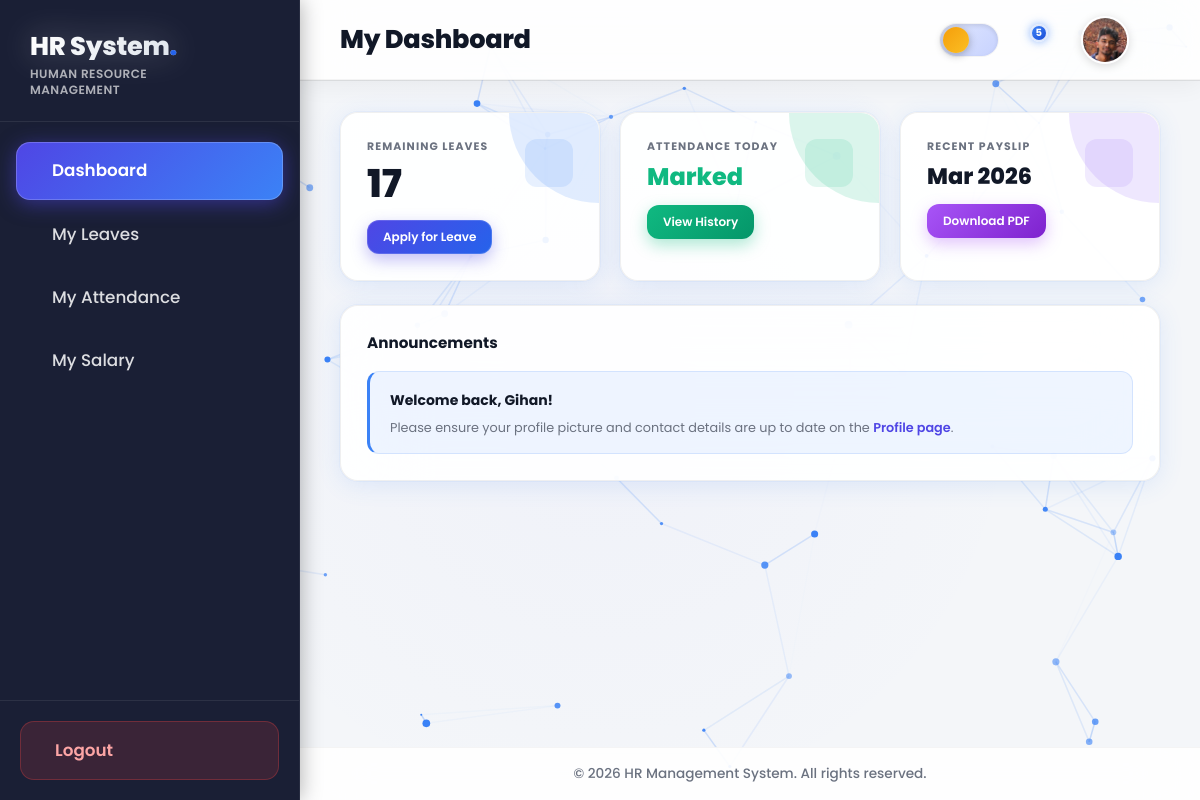
The app's page /dashboard/ (signed in) with its own data.
### accounts/models.py (models this page shows, shortened)
class User(AbstractUser):
    ROLE_CHOICES = (
        ('HR', 'HR Manager'),
        ('EMPLOYEE', 'Employee'),
    )
    role = models.CharField(max_length=20, choices=ROLE_CHOICES, default='EMPLOYEE')
    profile_picture = models.ImageField(upload_to='profile_pics/', blank=True, null=True)

### payroll/models.py (models this page shows, shortened)
class Payroll(models.Model):
    MONTH_CHOICES = (
        ('1', 'January'), ('2', 'February'), ('3', 'March'),
        ('4', 'April'), ('5', 'May'), ('6', 'June'),
        ('7', 'July'), ('8', 'August'), ('9', 'September'),
        ('10', 'October'), ('11', 'November'), ('12', 'December')
    )
    employee = models.ForeignKey(settings.AUTH_USER_MODEL, on_delete=models.CASCADE, related_name='payrolls')
    month = models.CharField(max_length=2, choices=MONTH_CHOICES)
    year = models.IntegerField()
    basic_salary = models.DecimalField(max_digits=10, decimal_places=2)
    bonus = models.DecimalField(max_digits=10, decimal_places=2, default=0.00)
    deductions = models.DecimalField(max_digits=10, decimal_places=2, default=0.00)
    created_at = models.DateTimeField(auto_now_add=True)
    class Meta:
        unique_together = ('employee', 'month', 'year')
        ordering = ['-year', '-month']

### core/views.py (the view)
# urls.py: path('dashboard/', views.dashboard, name='dashboard'),
@login_required
def dashboard(request):
    today = datetime.date.today()
    current_year = today.year
    if request.user.role == 'HR':
        total_employees = User.objects.filter(role='EMPLOYEE').count()
        present_today = Attendance.objects.filter(date=today, status='PRESENT').count()
        payrolls_this_month = Payroll.objects.filter(month=str(today.month), year=current_year)
        total_monthly_payroll = sum(p.basic_salary + p.bonus - p.deductions for p in payrolls_this_month)
        dept_data = Department.objects.annotate(emp_count=Count('employee'))
        dept_labels = [d.name for d in dept_data]
        dept_counts = [d.emp_count for d in dept_data]
        leave_trend_data = []
        for m in range(1, 13):
            count = LeaveRequest.objects.filter(
                status='APPROVED',
                start_date__year=current_year,
                start_date__month=m
            ).count()
            leave_trend_data.append(count)
        monthly_payroll_data = []
        for m in range(1, 13):
            rows = Payroll.objects.filter(month=str(m), year=current_year)
            total = sum(float(p.basic_salary + p.bonus - p.deductions) for p in rows)
            monthly_payroll_data.append(total)
        context = {
            'total_employees': total_employees,
            'present_today': present_today,
            'total_monthly_payroll': total_monthly_payroll,
            'dept_labels': dept_labels,
            'dept_counts': dept_counts,
            'leave_trend_data': leave_trend_data,
            'total_approved_leaves': sum(leave_trend_data),
            'monthly_payroll_data': monthly_payroll_data,
            'month_names': MONTH_NAMES,
            'current_year': current_year,
        }
        return render(request, 'dashboard/hr_dashboard.html', context)
    else:
        total_allowed = sum(lt.days_allowed for lt in LeaveType.objects.all())
        used_leaves = sum(
            l.duration for l in LeaveRequest.objects.filter(
                employee=request.user, status='APPROVED', applied_on__year=today.year
            )
        )
        remaining_leaves = total_allowed - used_leaves
        attendance_today = Attendance.objects.filter(employee=request.user, date=today).first()
        recent_payslip = Payroll.objects.filter(employee=request.user).order_by('-year', '-month').first()
        context = {
            'remaining_leaves': remaining_leaves,
            'attendance_today': attendance_today,
            'recent_payslip': recent_payslip,
        }
        return render(request, 'dashboard/emp_dashboard.html', context)

### leave/models.py (called while the page is built)
    @property
    def duration(self):
        if self.start_date and self.end_date:
            return (self.end_date - self.start_date).days + 1
        return 0

### templates/dashboard/emp_dashboard.html (shortened to what this page needs)
{% extends 'base.html' %}
{% block header_title %}My Dashboard{% endblock %}
{% block content %}
<div style="display:grid;grid-template-columns:repeat(auto-fit,minmax(220px,1fr));gap:20px;margin-bottom:24px;">
    <div class="stat-card stat-blue">
        <div style="display:flex;align-items:flex-start;justify-content:space-between;">
            <div>
                <p style="font-size:0.68rem;font-weight:700;color:var(--text-muted);text-transform:uppercase;letter-spacing:0.1em;margin:0 0 10px;">Remaining Leaves</p>
                <h3 style="font-size:2.4rem;font-weight:800;color:var(--text-primary);margin:0;line-height:1;">{{ remaining_leaves }}</h3>
            </div>
            <div style="width:48px;height:48px;border-radius:12px;background:rgba(59,130,246,0.12);display:flex;align-items:center;justify-content:center;color:#3b82f6;flex-shrink:0;">
            </div>
        </div>
        <div style="margin-top:16px;">
            <a href="{% url 'leave_apply' %}" class="btn-primary" style="font-size:0.75rem;padding:8px 16px;">Apply for Leave</a>
        </div>
    </div>
    <div class="stat-card stat-green">
        <div style="display:flex;align-items:flex-start;justify-content:space-between;">
            <div>
                <p style="font-size:0.68rem;font-weight:700;color:var(--text-muted);text-transform:uppercase;letter-spacing:0.1em;margin:0 0 10px;">Attendance Today</p>
                <h3 style="font-size:1.5rem;font-weight:800;margin:0;line-height:1;{% if attendance_today %}color:#10b981;{% else %}color:#ef4444;{% endif %}">
                    {% if attendance_today %}Marked{% else %}Not Marked{% endif %}
                </h3>
            </div>
            <div style="width:48px;height:48px;border-radius:12px;{% if attendance_today %}background:rgba(16,185,129,0.12);color:#10b981;{% else %}background:rgba(239,68,68,0.12);color:#ef4444;{% endif %}display:flex;align-items:center;justify-content:center;flex-shrink:0;">
            </div>
        </div>
        <div style="margin-top:16px;">
            <a href="{% url 'attendance_list' %}" class="btn-primary" style="font-size:0.75rem;padding:8px 16px;background:linear-gradient(135deg, #10b981 0%, #059669 100%);box-shadow:0 6px 16px rgba(16,185,129,0.35);">View History</a>
        </div>
    </div>
    <div class="stat-card stat-purple">
        <div style="display:flex;align-items:flex-start;justify-content:space-between;">
            <div style="min-width:0;">
                <p style="font-size:0.68rem;font-weight:700;color:var(--text-muted);text-transform:uppercase;letter-spacing:0.1em;margin:0 0 10px;">Recent Payslip</p>
                <h3 style="font-size:1.4rem;font-weight:800;color:var(--text-primary);margin:0;line-height:1;white-space:nowrap;">
                    {% if recent_payslip %}
                        {% if recent_payslip.month == '1' %}Jan{% elif recent_payslip.month == '2' %}Feb{% elif recent_payslip.month == '3' %}Mar{% elif recent_payslip.month == '4' %}Apr{% elif recent_payslip.month == '5' %}May{% elif recent_payslip.month == '6' %}Jun{% elif recent_payslip.month == '7' %}Jul{% elif recent_payslip.month == '8' %}Aug{% elif recent_payslip.month == '9' %}Sep{% elif recent_payslip.month == '10' %}Oct{% elif recent_payslip.month == '11' %}Nov{% else %}Dec{% endif %} {{ recent_payslip.year }}
                    {% else %}No Records{% endif %}
                </h3>
            </div>
            <div style="width:48px;height:48px;border-radius:12px;background:rgba(139,92,246,0.12);display:flex;align-items:center;justify-content:center;color:#8b5cf6;flex-shrink:0;">
            </div>
        </div>
        <div style="margin-top:16px;">
            <a href="{% url 'export_payroll' %}" class="btn-primary" style="font-size:0.75rem;padding:8px 16px;background:linear-gradient(135deg, #a855f7 0%, #7e22ce 100%);box-shadow:0 6px 16px rgba(168,85,247,0.35);">Download PDF</a>
        </div>
    </div>
</div>
<div class="chart-card">
    <h3 style="font-size:0.95rem;font-weight:700;color:var(--text-primary);margin:0 0 16px;">Announcements</h3>
    <div style="padding:16px 20px;background:rgba(59,130,246,0.08);border:1px solid rgba(59,130,246,0.15);border-radius:12px;border-left:3px solid #3b82f6;">
        <strong style="font-size:0.875rem;color:var(--text-primary);">Welcome back, {{ request.user.first_name|default:request.user.username }}!</strong>
        <p style="font-size:0.8rem;color:var(--text-muted);margin:6px 0 0;">Please ensure your profile picture and contact details are up to date on the <a href="{% url 'profile' %}" style="color:var(--accent);font-weight:600;text-decoration:none;">Profile page</a>.</p>
    </div>
</div>
{% endblock %}

### templates/base.html (shortened to what this page needs)
<!DOCTYPE html>
<html lang="en" class="">
<head>
    <script src="https://cdn.tailwindcss.com"></script>
</head>
<body>
    <aside class="sidebar">
        <div class="sidebar-brand">
            <h1 style="font-size: 1.6rem; line-height: 1.1;">HR System<span style="color:var(--accent-2)">.</span></h1>
            <p
                style="font-size:0.75rem;color:rgba(255,255,255,0.65);margin-top:6px;letter-spacing:0.04em;font-weight:600;line-height:1.3;">
                HUMAN RESOURCE<br />MANAGEMENT</p>
        </div>
        <nav class="sidebar-nav" id="sidebar-nav">
            <a href="{% url 'dashboard' %}" data-href="/">
                <span>Dashboard</span>
            </a>
            {% if request.user.role == 'HR' %}
            <a href="{% url 'employee_list' %}" data-href="/employees">
                <i class="ph ph-users nav-icon"></i><span>Employees</span>
            </a>
            <a href="{% url 'leave_list' %}" data-href="/leave">
                <i class="ph ph-calendar-blank nav-icon"></i><span>Leave Management</span>
            </a>
            <a href="{% url 'attendance_list' %}" data-href="/attendance">
                <i class="ph ph-clock nav-icon"></i><span>Attendance</span>
            </a>
            <a href="{% url 'payroll_list' %}" data-href="/payroll">
                <i class="ph ph-money nav-icon"></i><span>Payroll</span>
            </a>
            {% else %}
            <a href="{% url 'leave_list' %}" data-href="/leave">
                <span>My Leaves</span>
            </a>
            <a href="{% url 'attendance_list' %}" data-href="/attendance">
                <span>My Attendance</span>
            </a>
            <a href="{% url 'payroll_list' %}" data-href="/payroll">
                <span>My Salary</span>
            </a>
            {% endif %}
        </nav>
        <div class="sidebar-footer">
            <form action="{% url 'logout' %}" method="post">
                <div class="logout-btn-wrapper">
                    <button type="submit" class="logout-btn">
                        <span>Logout</span>
                    </button>
                </div>
            </form>
        </div>
    </aside>
    <div class="main-area">
        <header class="topbar">
            <div class="topbar-title">{% block header_title %}Overview{% endblock %}</div>
            <div class="topbar-actions">
                <button class="theme-toggle" onclick="toggleTheme()" title="Toggle Dark/Light Mode"
                    aria-label="Toggle theme">
                    <div class="theme-toggle-knob">
                    </div>
                </button>
                <div style="position:relative;">
                    {% if request.user.role == 'HR' %}
                    {% with notif_count=pending_leaves_count|default:0 %}
                    <button class="icon-btn" onclick="toggleNotif(event)" id="notif-btn" aria-label="Notifications">
                        <i class="ph ph-bell"></i>
                        <span data-notif-badge data-count="{{ notif_count }}"
                            style="{% if notif_count <= 0 %}display:none;{% endif %}position:absolute;top:6px;right:6px;height:18px;min-width:18px;border-radius:99px;background:linear-gradient(135deg,#ef4444,#b91c1c);color:#fff;font-size:10px;font-weight:700;display:flex;align-items:center;justify-content:center;padding:0 4px;box-shadow:0 0 10px rgba(239,68,68,0.6);animation:pulse 2s infinite;border:2px solid var(--bg-header);">{{ notif_count }}</span>
                    </button>
                    {% endwith %}
                    {% else %}
                    {% with notif_count=emp_notifications_count|default:0 %}
                    <button class="icon-btn" onclick="toggleNotif(event)" id="notif-btn" aria-label="Notifications">
                        <span data-notif-badge data-count="{{ notif_count }}"
                            style="{% if notif_count <= 0 %}display:none;{% endif %}position:absolute;top:6px;right:6px;height:18px;min-width:18px;border-radius:99px;background:linear-gradient(135deg,#3b82f6,#1d4ed8);color:#fff;font-size:10px;font-weight:700;display:flex;align-items:center;justify-content:center;padding:0 4px;box-shadow:0 0 10px rgba(59,130,246,0.6);animation:pulse 2s infinite;border:2px solid var(--bg-header);">{{ notif_count }}</span>
                    </button>
                    {% endwith %}
                    {% endif %}
                </div>
                <a href="{% url 'profile' %}" class="profile-btn" title="Edit Profile">
                    <div class="profile-img-wrap">
                        {% if request.user.profile_picture %}
                        <img src="{{ request.user.profile_picture.url }}" alt="Profile"
                            style="width:100%;height:100%;object-fit:cover;">
                        {% else %}
                        <div
                            style="width:100%;height:100%;background:linear-gradient(135deg,#4f46e5,#2563eb);display:flex;align-items:center;justify-content:center;color:#fff;font-weight:700;font-size:1.2rem;">
                            {{ request.user.username|make_list|first|upper }}
                        </div>
                        {% endif %}
                    </div>
                </a>
            </div>
        </header>
        <main id="main-content" style="flex:1;overflow-y:auto;padding:32px 40px;position:relative;z-index:20;">
            {% block content %}{% endblock %}
        </main>
        <footer style="text-align: center; padding: 16px 20px; background: var(--bg-header); color: var(--text-muted); border-top: 1px solid var(--border-subtle); backdrop-filter: blur(32px); -webkit-backdrop-filter: blur(32px); z-index: 30; flex-shrink: 0;">
            <p style="margin: 0; font-size: 0.85rem; font-weight: 500;">&copy; 2026 HR Management System. All rights reserved.</p>
        </footer>
    </div>
</body>
</html>

### records on screen
User: user.profile_picture (picture), user.first_name "Gihan"
Payroll: year "2026"

### other values on screen
{{ notif_count }} "5"
{{ remaining_leaves }} "17"
